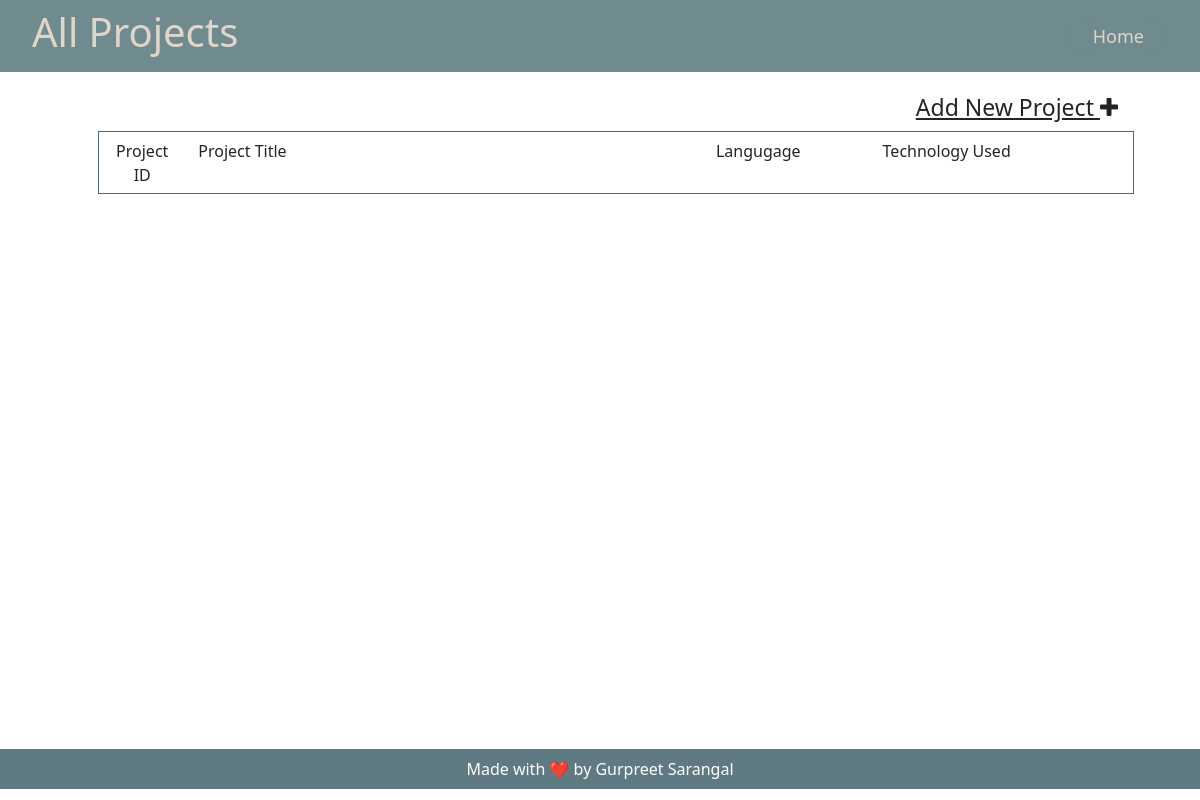
Before: /staff/allprojects/ with the older database file.
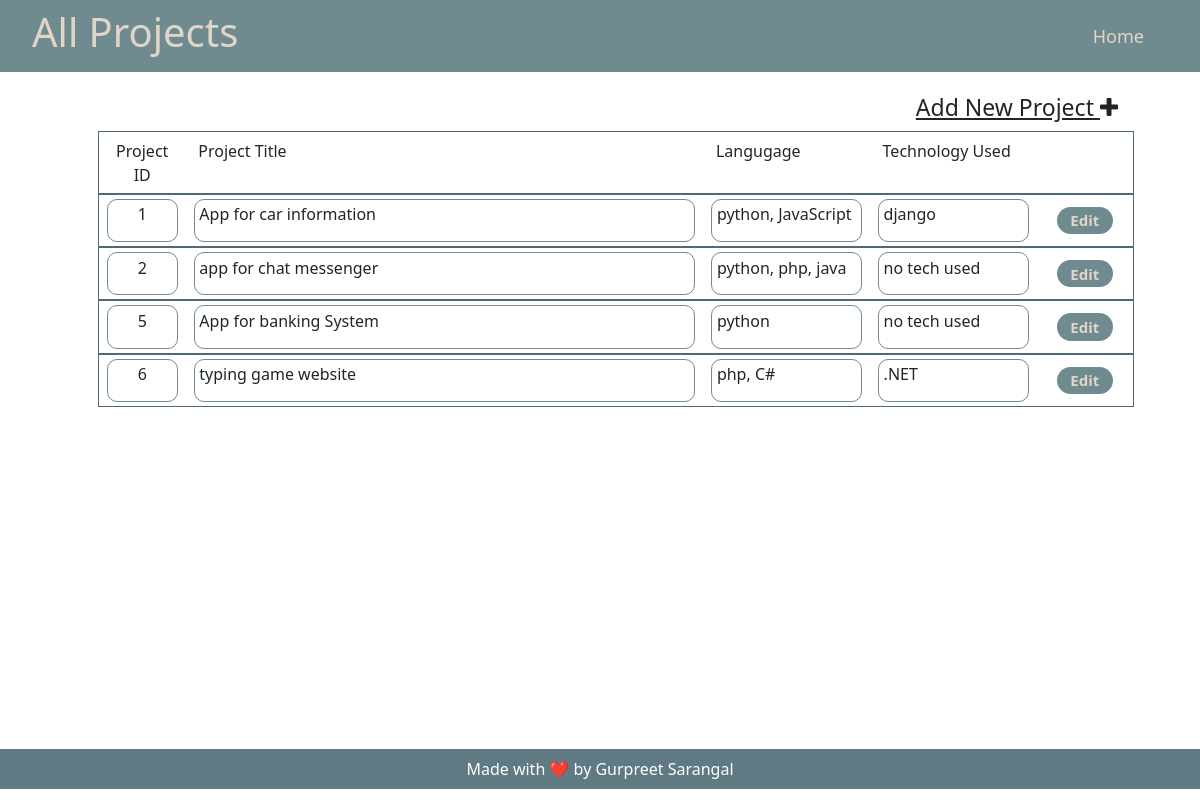
After: the same page with the newer database file.
### collegeAdmin/models.py (models this page shows, shortened)
class project(models.Model):
    name = models.CharField(max_length=100)
    language = models.CharField(max_length=60)
    tech = models.CharField(max_length=60)

### staff/views.py (the view)
# urls.py: path('allprojects/', views.all_projects, name="all-project"),
def all_projects(request):
    context = {
        "projects": [
        ]
    }
    all_projects = project.objects.all()
    for pro in all_projects:
        proj_details = {
            "id": pro.id,
            "name":pro.name,
            "lang":pro.language,
            "tech":pro.tech,
        }
        context["projects"].append(proj_details)
    return render(request, "all_project.html",context)

### staff/templates/all_project.html (shortened to what this page needs)
{% extends 'base.html' %}
{% block cssfile %}/static/css/all_project.css{% endblock cssfile %}
{% block navbar %}
{% include 'header.html' %}
{% endblock navbar %}
{% block body %}
<div class="container main-content">
    <div class="new-project">
        <a href="{% url 'add-project'%}">
            Add New Project <i class="fa fa-plus"></i>
        </a>
    </div>
    <div class="all-projects-list">
        <ul>
            <li>
                <div class="project-details">
                    <div class="project-id" style="border : none !important;">
                        Project ID
                    </div>
                    <div class="project-name" style="border : none !important;">
                        Project Title
                    </div>
                    <div class="project-language" style="border : none !important;">
                        Langugage
                    </div>
                    <div class="project-tech" style="border : none !important;">
                        Technology Used
                    </div>
                    <div class="edit-project ">
                    </div>
                </div>
            </li>
            {% for project in projects %}
                <li>
                    <div class="project-details">
                        <div class="project-id">
                            {{ project.id }}
                        </div>
                        <div class="project-name">
                            {{ project.name }}
                        </div>
                        <div class="project-language">
                            {{ project.lang }}
                        </div>
                        <div class="project-tech">
                            {{ project.tech }}
                        </div>
                        <div class="edit-project ">
                            <a href="{% url 'home' %}editproject/{{project.id}}">Edit</a>
                        </div>
                    </div>
                </li>
            {% endfor %}
        </ul>
    </div>
</div>
{% endblock body %}
{% block footer %}
{% include 'footer.html' %}
{% endblock footer %}

### staff/templates/base.html (shortened to what this page needs)
<!doctype html>
<html lang="en">
<head>
  <link href="https://cdn.jsdelivr.net/npm/bootstrap@5.1.3/dist/css/bootstrap.min.css" rel="stylesheet"
>
  <link href="{% block cssfile %}{% endblock cssfile %}" rel="stylesheet">
  <link rel="stylesheet" href="https://cdnjs.cloudflare.com/ajax/libs/font-awesome/4.7.0/css/font-awesome.min.css">
</head>
<body>
  {% block navbar %}{% endblock navbar %}
    {% block body %}{% endblock body %}
  {% block footer %}{% endblock footer %}
</body>
</html>

### staff/templates/header.html
<nav id="nav-div">
    {% url "edit-project" project.id as edit %}
    {% if request.path == "/staff/"  %}
    <div>
        <h1>Welcome, {{user.username}}</h1>
    </div>
    {% elif request.path == "/staff/allocateprojects/" %}
    <div>
        <h1>Allocate Projects</h1>
    </div>
    {% elif request.path == "/staff/allocateguidesgroups/" %}
    <div>
        <h1>Allocate Guides and Groups</h1>
    </div>
    {% elif request.path == "/staff/projectwise/" %}
    <div>
        <h1>Project Wise Allocation Table</h1>
    </div>
    {% elif request.path == "/staff/guidewise/" %}
    <div>
        <h1>Guide Wise Allocation Table</h1>
    </div>
    {% elif request.path == "/staff/allprojects/" %}
    <div>
        <h1>All Projects</h1>
    </div>
    {% elif request.path == "/staff/addprojects/" %}
    <div>
        <h1>Add New Project</h1>
    </div>
    {% elif request.path == "/staff/editprojects/" %}
    <div>
        <h1>Edit Project</h1>
    </div>
    {% elif request.path ==  edit %}
    <div>
        <h1>{{project.name}}</h1>
    </div>
    {% endif %}
    {% url 'add-project' as add %}
    {% if request.path == "/staff/" %}
        <div>
            <a class="logout" href=" {% url 'logout' %}">logout</a>
        </div>
        {% elif request.path == add or request.path == edit %}
        <div>
            <a class="logout" href=" {% url 'all-project' %}">All Projects</a>
        </div>
        {% else %}
        <div>
            <a class="logout" href=" {% url 'home' %}">Home</a>
        </div>
    {% endif %}
</nav>

### staff/templates/footer.html
<footer class="footer-dark py-2">
    <div class="text-center text-white">
      Made with ❤️ by <a id="report" href="https://github.com/GurpreetSarangal"> Gurpreet Sarangal</a>
    </div>
  </footer>

### staff/static/css/all_project.css (style rules this page uses)
* { margin:0px; padding: 0px; }
:root { --primary: #4f6979; --secondary: #607a83; --tertiary: #6f8b8f; --bg-primary: #928787; --bg-secondary: #bdab9b; --bg-tertiary: #ccbeae; --text-primary: #e1d5c8; }
#nav-div { display: flex; justify-content: space-between; align-items: center; background: var(--tertiary); }
#nav-div h1 { color:var(--text-primary); }
#nav-div div { margin: .5rem 2rem; }
#nav-div div a { padding: 0.5rem 1.5rem; border-radius: 30px; background: var(--tertiary); border-color: var(--bg-primary); color: var(--text-primary); text-decoration: none; transition: background 0.2s; font-size: 18px; font-weight: 500; }
.main-content { padding: 1vw 3vw; height: 84.6vh; }
.new-project { display: flex; flex-direction: row; justify-content: end; align-items: center; margin: 0.4rem 1rem; }
.new-project a { color: rgb(36, 36, 36); font-size: 23px; }
.all-projects-list ul { list-style-type:none; }
.project-details { display: flex; justify-content: space-around; border: #4f6979 solid 1px; }
.project-id { border: #6f8b8f solid 1px; border-radius: 10px; margin: 0.25rem 0.5rem; padding: 0.15rem 0.3rem; width: 7%; text-align: center; }
.project-name { border: #6f8b8f solid 1px; border-radius: 10px; margin: 0.25rem 0.5rem; padding: 0.15rem 0.3rem; width: 50%; }
.project-language { border: #6f8b8f solid 1px; border-radius: 10px; margin: 0.25rem 0.5rem; padding: 0.15rem 0.3rem; width: 15%; }
.project-tech { border: #6f8b8f solid 1px; border-radius: 10px; margin: 0.25rem 0.5rem; padding: 0.15rem 0.3rem; width: 15%; }
.edit-project { margin: 0.25rem 0.5rem; padding: 0.5rem 0.3rem; width: 8%; display: flex; justify-content: center; align-content: flex-start; border-radius: 10px; }
.edit-project a { padding: 0.15rem 0.3rem; border-radius: 30px; background: var(--tertiary); color: var(--text-primary); text-decoration: none; transition: background 0.2s; font-size: 15px; max-height: 1.7rem; min-width: 3.5rem; font-weight: 600; text-align: center; }
.footer-dark { background:var(--secondary); color: var(--bg-secondary); }
#report { color: white; text-decoration: none; }

Changed rows visible on the page:
added project: name "App for car information", lang "python, JavaScript", tech "django"
added project: name "app for chat messenger", lang "python, php, java", tech "no tech used"
added project: name "App for banking System", lang "python", tech "no tech used"
added project: name "typing game website", lang "php, C#", tech ".NET"
Other visible differences:
new list line: "1 Edit"
new list line: "2 Edit"
new list line: "5 Edit"
new list line: "6 Edit"
